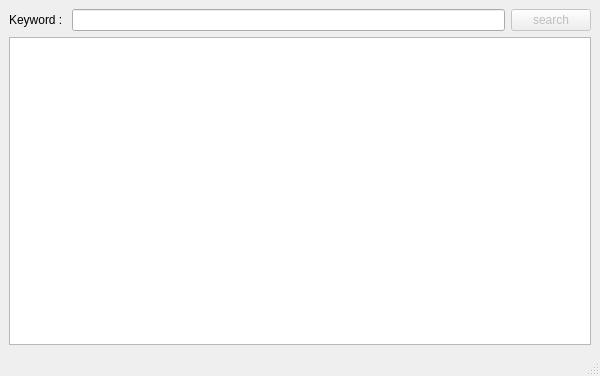
<?xml version="1.0" encoding="UTF-8"?>
<ui version="4.0">
 <class>mainwindow</class>
 <widget class="QMainWindow" name="mainwindow">
  <property name="geometry">
   <rect>
    <x>0</x>
    <y>0</y>
    <width>600</width>
    <height>376</height>
   </rect>
  </property>
  <property name="windowTitle">
   <string>MainWindow</string>
  </property>
  <widget class="QWidget" name="centralwidget">
   <layout class="QVBoxLayout" name="verticalLayout">
    <item>
     <layout class="QGridLayout" name="gridLayout">
      <item row="0" column="2">
       <widget class="QPushButton" name="pushButton2">
        <property name="enabled">
         <bool>false</bool>
        </property>
        <property name="text">
         <string>search</string>
        </property>
       </widget>
      </item>
      <item row="0" column="1">
       <widget class="QLineEdit" name="mPageEdit"/>
      </item>
      <item row="0" column="0">
       <widget class="QLabel" name="label">
        <property name="text">
         <string>Keyword : </string>
        </property>
       </widget>
      </item>
     </layout>
    </item>
    <item>
     <widget class="QPlainTextEdit" name="plainTextEdit"/>
    </item>
   </layout>
  </widget>
  <widget class="QStatusBar" name="statusbar"/>
 </widget>
 <resources/>
 <connections/>
</ui>
